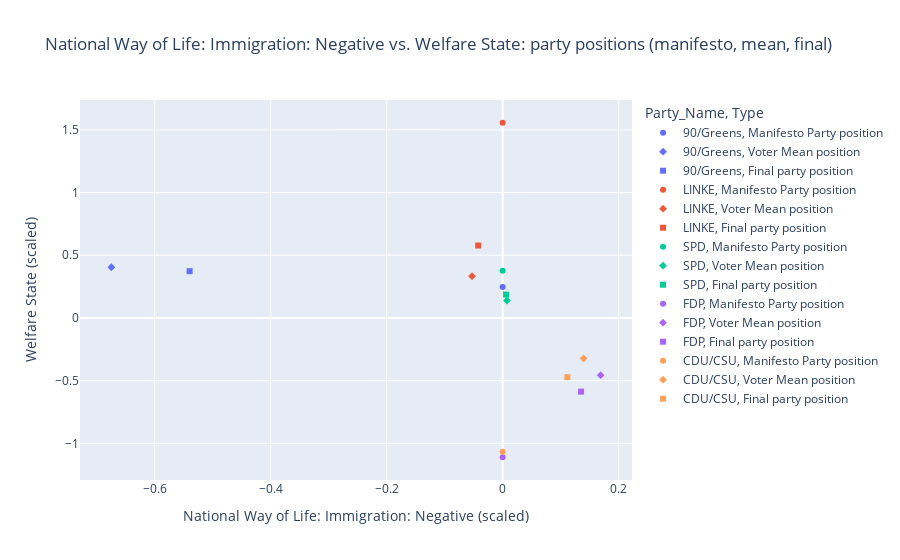

Notebook source saved alongside this figure:
### Code cell
true_df = (party_scaled[['Party_Name', x_scaled, y_scaled]].rename(columns={x_scaled:'x', y_scaled:'y'}).assign(Type='Manifesto Party position'))

mean_df = (party_scaled[['Party_Name', x_vmean, y_vmean]].rename(columns={x_vmean:'x', y_vmean:'y'}).assign(Type='Voter Mean position'))

comb_df = (party_scaled[['Party_Name', x_comb, y_comb]].rename(columns={x_comb:'x', y_comb:'y'}).assign(Type='Final party position'))

# Stack them
plot_df = pd.concat([true_df, mean_df, comb_df], ignore_index=True)

# Scatter
fig = px.scatter(plot_df, x='x', y='y', color='Party_Name', symbol='Type',
                 title=f'{x_var} vs. {y_var}: party positions (manifesto, mean, final)',
                 labels={'x':f'{x_var} (scaled)', 'y':f'{y_var} (scaled)'})

# 4) Tweak marker sizes
fig.update_traces(
    selector=dict(Type='Manifesto Party position'),
    marker=dict(size=12, symbol='circle-open')
)
fig.update_traces(
    selector=dict(Type='Voter Mean position'),
    marker=dict(size=16, symbol='x', line=dict(width=3))
)
fig.update_traces(
    selector=dict(Type='Final party position'),
    marker=dict(size=12, symbol='diamond')
)

fig.show()

### Figure 1 — Plotly figure (JSON) as saved in the notebook; plotly's stock layout.template omitted (floating-point values rounded to 4 significant figures)
{"data": [{"hovertemplate": "Party_Name=90/Greens<br>Type=Manifesto Party position<br>National Way of Life: Immigration: Negative (scaled)=%{x}<br>Welfare State (scaled)=%{y}<extra></extra>", "legendgroup": "90/Greens, Manifesto Party position", "marker": {"color": "#636efa", "symbol": "circle"}, "mode": "markers", "name": "90/Greens, Manifesto Party position", "orientation": "v", "showlegend": true, "type": "scatter", "x": [0.0], "xaxis": "x", "y": [0.2463], "yaxis": "y"}, {"hovertemplate": "Party_Name=90/Greens<br>Type=Voter Mean position<br>National Way of Life: Immigration: Negative (scaled)=%{x}<br>Welfare State (scaled)=%{y}<extra></extra>", "legendgroup": "90/Greens, Voter Mean position", "marker": {"color": "#636efa", "symbol": "diamond"}, "mode": "markers", "name": "90/Greens, Voter Mean position", "orientation": "v", "showlegend": true, "type": "scatter", "x": [-0.6746], "xaxis": "x", "y": [0.4044], "yaxis": "y"}, {"hovertemplate": "Party_Name=90/Greens<br>Type=Final party position<br>National Way of Life: Immigration: Negative (scaled)=%{x}<br>Welfare State (scaled)=%{y}<extra></extra>", "legendgroup": "90/Greens, Final party position", "marker": {"color": "#636efa", "symbol": "square"}, "mode": "markers", "name": "90/Greens, Final party position", "orientation": "v", "showlegend": true, "type": "scatter", "x": [-0.5397], "xaxis": "x", "y": [0.3728], "yaxis": "y"}, {"hovertemplate": "Party_Name=LINKE<br>Type=Manifesto Party position<br>National Way of Life: Immigration: Negative (scaled)=%{x}<br>Welfare State (scaled)=%{y}<extra></extra>", "legendgroup": "LINKE, Manifesto Party position", "marker": {"color": "#EF553B", "symbol": "circle"}, "mode": "markers", "name": "LINKE, Manifesto Party position", "orientation": "v", "showlegend": true, "type": "scatter", "x": [0.0], "xaxis": "x", "y": [1.557], "yaxis": "y"}, {"hovertemplate": "Party_Name=LINKE<br>Type=Voter Mean position<br>National Way of Life: Immigration: Negative (scaled)=%{x}<br>Welfare State (scaled)=%{y}<extra></extra>", "legendgroup": "LINKE, Voter Mean position", "marker": {"color": "#EF553B", "symbol": "diamond"}, "mode": "markers", "name": "LINKE, Voter Mean position", "orientation": "v", "showlegend": true, "type": "scatter", "x": [-0.05276], "xaxis": "x", "y": [0.333], "yaxis": "y"}, {"hovertemplate": "Party_Name=LINKE<br>Type=Final party position<br>National Way of Life: Immigration: Negative (scaled)=%{x}<br>Welfare State (scaled)=%{y}<extra></extra>", "legendgroup": "LINKE, Final party position", "marker": {"color": "#EF553B", "symbol": "square"}, "mode": "markers", "name": "LINKE, Final party position", "orientation": "v", "showlegend": true, "type": "scatter", "x": [-0.04221], "xaxis": "x", "y": [0.5777], "yaxis": "y"}, {"hovertemplate": "Party_Name=SPD<br>Type=Manifesto Party position<br>National Way of Life: Immigration: Negative (scaled)=%{x}<br>Welfare State (scaled)=%{y}<extra></extra>", "legendgroup": "SPD, Manifesto Party position", "marker": {"color": "#00cc96", "symbol": "circle"}, "mode": "markers", "name": "SPD, Manifesto Party position", "orientation": "v", "showlegend": true, "type": "scatter", "x": [0.0], "xaxis": "x", "y": [0.3759], "yaxis": "y"}, {"hovertemplate": "Party_Name=SPD<br>Type=Voter Mean position<br>National Way of Life: Immigration: Negative (scaled)=%{x}<br>Welfare State (scaled)=%{y}<extra></extra>", "legendgroup": "SPD, Voter Mean position", "marker": {"color": "#00cc96", "symbol": "diamond"}, "mode": "markers", "name": "SPD, Voter Mean position", "orientation": "v", "showlegend": true, "type": "scatter", "x": [0.007392], "xaxis": "x", "y": [0.1382], "yaxis": "y"}, {"hovertemplate": "Party_Name=SPD<br>Type=Final party position<br>National Way of Life: Immigration: Negative (scaled)=%{x}<br>Welfare State (scaled)=%{y}<extra></extra>", "legendgroup": "SPD, Final party position", "marker": {"color": "#00cc96", "symbol": "square"}, "mode": "markers", "name": "SPD, Final party position", "orientation": "v", "showlegend": true, "type": "scatter", "x": [0.005913], "xaxis": "x", "y": [0.1857], "yaxis": "y"}, {"hovertemplate": "Party_Name=FDP<br>Type=Manifesto Party position<br>National Way of Life: Immigration: Negative (scaled)=%{x}<br>Welfare State (scaled)=%{y}<extra></extra>", "legendgroup": "FDP, Manifesto Party position", "marker": {"color": "#ab63fa", "symbol": "circle"}, "mode": "markers", "name": "FDP, Manifesto Party position", "orientation": "v", "showlegend": true, "type": "scatter", "x": [0.0], "xaxis": "x", "y": [-1.111], "yaxis": "y"}, {"hovertemplate": "Party_Name=FDP<br>Type=Voter Mean position<br>National Way of Life: Immigration: Negative (scaled)=%{x}<br>Welfare State (scaled)=%{y}<extra></extra>", "legendgroup": "FDP, Voter Mean position", "marker": {"color": "#ab63fa", "symbol": "diamond"}, "mode": "markers", "name": "FDP, Voter Mean position", "orientation": "v", "showlegend": true, "type": "scatter", "x": [0.169], "xaxis": "x", "y": [-0.4569], "yaxis": "y"}, {"hovertemplate": "Party_Name=FDP<br>Type=Final party position<br>National Way of Life: Immigration: Negative (scaled)=%{x}<br>Welfare State (scaled)=%{y}<extra></extra>", "legendgroup": "FDP, Final party position", "marker": {"color": "#ab63fa", "symbol": "square"}, "mode": "markers", "name": "FDP, Final party position", "orientation": "v", "showlegend": true, "type": "scatter", "x": [0.1352], "xaxis": "x", "y": [-0.5877], "yaxis": "y"}, {"hovertemplate": "Party_Name=CDU/CSU<br>Type=Manifesto Party position<br>National Way of Life: Immigration: Negative (scaled)=%{x}<br>Welfare State (scaled)=%{y}<extra></extra>", "legendgroup": "CDU/CSU, Manifesto Party position", "marker": {"color": "#FFA15A", "symbol": "circle"}, "mode": "markers", "name": "CDU/CSU, Manifesto Party position", "orientation": "v", "showlegend": true, "type": "scatter", "x": [0.0], "xaxis": "x", "y": [-1.068], "yaxis": "y"}, {"hovertemplate": "Party_Name=CDU/CSU<br>Type=Voter Mean position<br>National Way of Life: Immigration: Negative (scaled)=%{x}<br>Welfare State (scaled)=%{y}<extra></extra>", "legendgroup": "CDU/CSU, Voter Mean position", "marker": {"color": "#FFA15A", "symbol": "diamond"}, "mode": "markers", "name": "CDU/CSU, Voter Mean position", "orientation": "v", "showlegend": true, "type": "scatter", "x": [0.1395], "xaxis": "x", "y": [-0.3236], "yaxis": "y"}, {"hovertemplate": "Party_Name=CDU/CSU<br>Type=Final party position<br>National Way of Life: Immigration: Negative (scaled)=%{x}<br>Welfare State (scaled)=%{y}<extra></extra>", "legendgroup": "CDU/CSU, Final party position", "marker": {"color": "#FFA15A", "symbol": "square"}, "mode": "markers", "name": "CDU/CSU, Final party position", "orientation": "v", "showlegend": true, "type": "scatter", "x": [0.1116], "xaxis": "x", "y": [-0.4724], "yaxis": "y"}], "layout": {"legend": {"title": {"text": "Party_Name, Type"}, "tracegroupgap": 0}, "title": {"text": "National Way of Life: Immigration: Negative vs. Welfare State: party positions (manifesto, mean, final)"}, "xaxis": {"anchor": "y", "domain": [0, 1], "title": {"text": "National Way of Life: Immigration: Negative (scaled)"}}, "yaxis": {"anchor": "x", "domain": [0, 1], "title": {"text": "Welfare State (scaled)"}}}}
